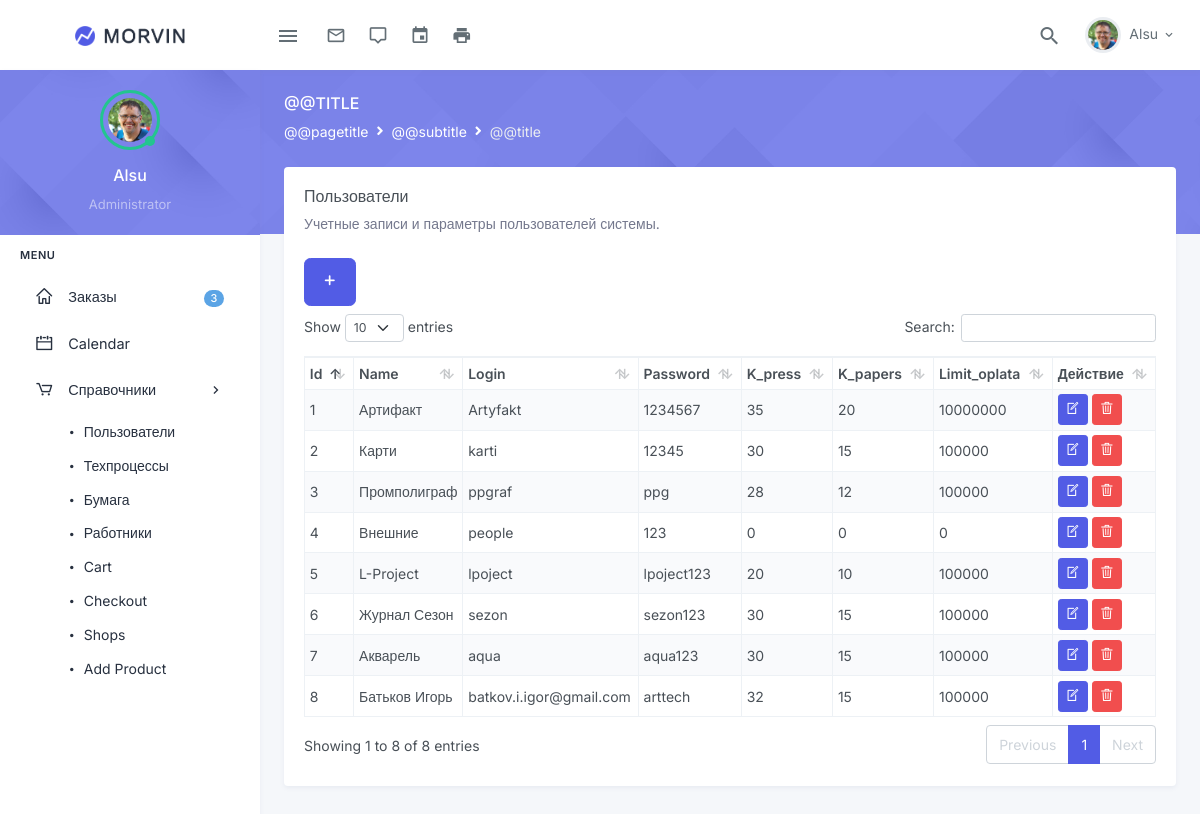
/1_users.php (signed in), run on the app's committed database.
### tables this page shows
CREATE TABLE `clients_table` (
  `id` int NOT NULL,
  `name` varchar(60) NOT NULL,
  `login` varchar(40) NOT NULL,
  `password` varchar(20) NOT NULL,
  `k_press` int NOT NULL,
  `k_papers` int NOT NULL,
  `limit_oplata` int NOT NULL
);

### 1_users.php (the view, shortened to what this page needs)
<?php
require 'partials/db.php';
$sql = $pdo->prepare("SELECT * FROM clients_table");
$sql->execute();
$result = $sql->fetchAll();
?>
<!DOCTYPE html>
<html lang='ru'>
<head>
    <?php include "partials/head-css.php" ?>
</head>
<body>
    <div id="layout-wrapper">
        <?php include "partials/topbar.php" ?>
        <?php include "partials/sidebar.php" ?>
        <div class="main-content">
            <div class="page-content">
              <?php include "partials/page-title.php" ?>
                <div class="container-fluid">
                    <div class="page-content-wrapper">
                        <div class="row">
                                <div class="col-12">
                                    <div class="card">
                                        <div class="card-body">
                                            <h4 class="header-title">Пользователи</h4>
                                            <p class="card-title-desc">Учетные записи и параметры пользователей системы.</p>
                                            <button class="btn btn-primary btn-lg mb-2" data-toggle="modal" data-target="#Modal"><i class="dripicons-plus"></i></button>
                                            <table id="datatable" class="table table-bordered dt-responsive nowrap table-sm table-striped" style="border-collapse: collapse; border-spacing: 0; width: 100%; vertical-align: middle;">
                                                <thead>
                                                <tr>
                                                    <th>Id</th>
                                                    <th>Name</th>
                                                    <th>Login</th>
                                                    <th>Password</th>
                                                    <th>K_press</th>
                                                    <th>K_papers</th>
                                                    <th>Limit_oplata</th>
                                                    <th>Действие</th>
                                                </tr>
                                                </thead>
                                                <tbody>
                                                <?php foreach ($result as $value) { ?>
                                                <tr>
                                                    <td><?=$value['id'] ?></td>
                                                    <td><?=$value['name'] ?></td>
                                                    <td><?=$value['login'] ?></td>
                                                    <td><?=$value['password'] ?></td>
                                                    <td><?=$value['k_press'] ?></td>
                                                    <td><?=$value['k_papers'] ?></td>
                                                    <td><?=$value['limit_oplata'] ?></td>
                                                    <td>
                                                        <a href="?edit=<?=$value['id'] ?>" class="btn btn-primary btn-sm mb-0"
                                                            data-toggle="modal" data-target="#editModal<?=$value['id'] ?>">
                                                            <i class="dripicons-document-edit"></i></a>
                                                        <a href="?delete=<?=$value['id'] ?>" class="btn btn-danger btn-sm mb-0"
                                                            data-toggle="modal" data-target="#deleteModal<?=$value['id'] ?>">
                                                            <i class="dripicons-trash"></i></a>
                                                    </td>
                                                </tr> <?php } ?>
                                                </tbody>
                                            </table>
                                        </div>
                                    </div>
                                </div>
                        </div>
                    </div>
                </div>
            </div>
        </div>
    </div>
</body>
</html>

### data on the page
clients_table: id "1", name "Артифакт", login "Artyfakt", password "1234567", k_press "35", k_papers "20", limit_oplata "10000000"
clients_table: id "2", name "Карти", login "karti", password "12345", k_press "30", k_papers "15", limit_oplata "100000"
clients_table: id "3", name "Промполиграф", login "ppgraf", password "ppg", k_press "28", k_papers "12", limit_oplata "100000"
clients_table: id "4", name "Внешние", login "people", password "123", k_press "0", k_papers "0", limit_oplata "0"
clients_table: id "5", name "L-Project", login "lpoject", password "lpoject123", k_press "20", k_papers "10", limit_oplata "100000"
clients_table: id "6", name "Журнал Сезон", login "sezon", password "sezon123", k_press "30", k_papers "15", limit_oplata "100000"
clients_table: id "7", name "Акварель", login "aqua", password "aqua123", k_press "30", k_papers "15", limit_oplata "100000"
clients_table: id "8", name "Батьков Игорь", login "batkov.i.igor@gmail.com", password "arttech", k_press "32", k_papers "15", limit_oplata "100000"

### other printed values
$_SESSION['Login_manager'] "Alsu"
$name "Alsu"
